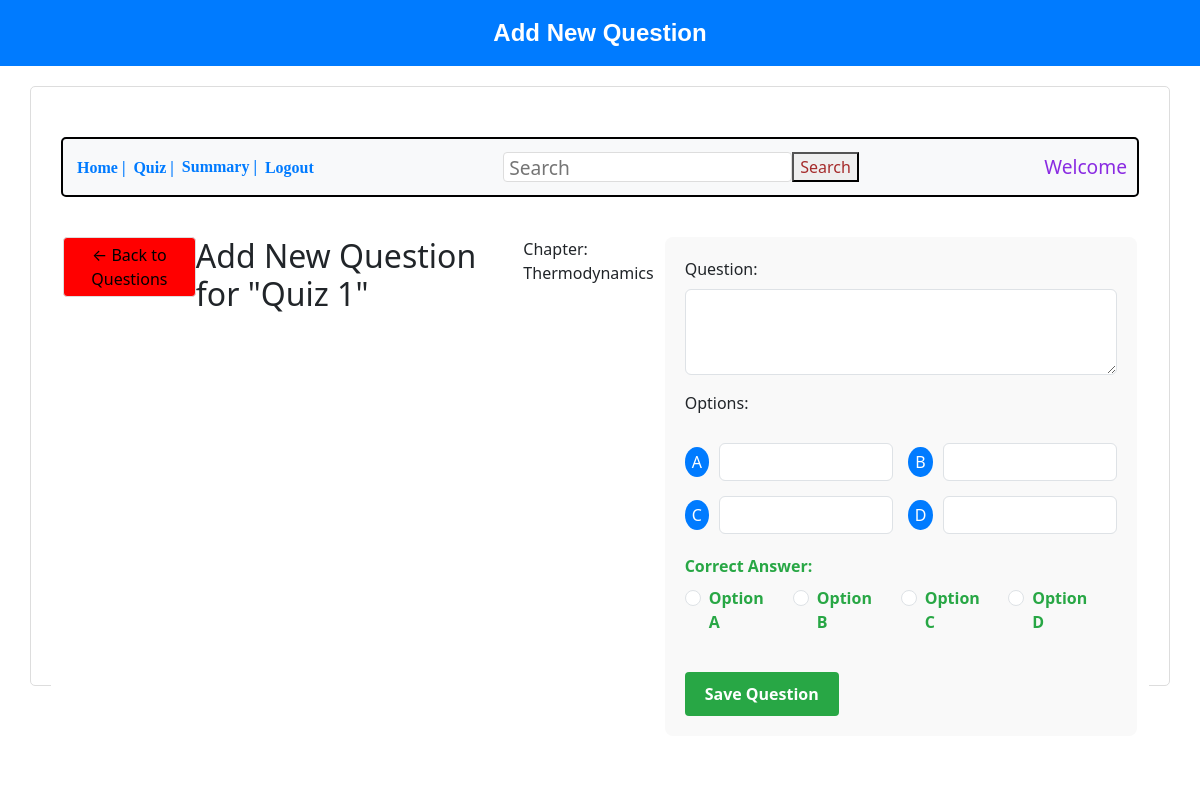
/new-question/1, run on an earlier commit of the app's database.
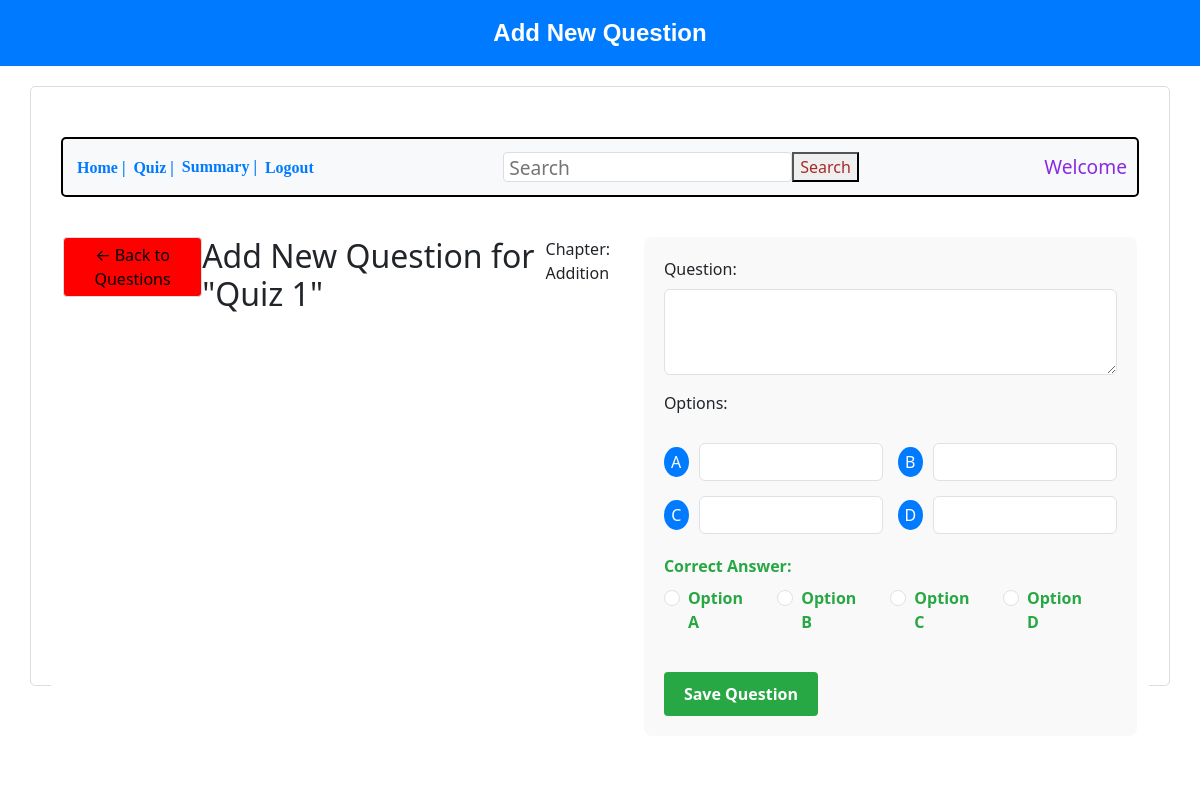
And on a later commit of the database.
### backend/models.py (models this page shows, shortened)
class Chapter(db.Model):
    __tablename__ = "chapters"
    id = db.Column(db.Integer, primary_key=True)
    name = db.Column(db.String, nullable=False)
    desc = db.Column(db.String, nullable=False)
    subject_id = db.Column(db.Integer, db.ForeignKey('subjects.id'), nullable=False)
    questions = db.relationship('Question', backref='chapter', lazy='dynamic')

### backend/controllers.py (the view, shortened to what this page needs)
@app.route("/new-question/<int:quiz_id>", methods=["GET", "POST"])
def new_question(quiz_id):
    quiz = Quiz.query.get_or_404(quiz_id)
    msg = ""
    questions = Question.query.filter_by(quiz_id=quiz_id).all()
    subjects = Subject.query.all()
    return render_template("new-question.html", quiz=quiz, questions=questions, subjects=subjects, msg=msg)

### templates/new-question.html (shortened to what the changed rows need)
<!DOCTYPE html>
<html lang="en">
<head>
    <link rel="stylesheet" href="/static/style.css">
    <link rel="stylesheet" href="https://cdnjs.cloudflare.com/ajax/libs/bootstrap/5.3.2/css/bootstrap.min.css">
</head>
<body>
    <div class="bordertime">
        <div class="container">
            <a href="{{ url_for('manage_questions', quiz_id=quiz.id) }}">
                <button class="back-btn">← Back to Questions</button>
            </a>
            <h2>Add New Question for "{{ quiz.title }}"</h2>
            <p>Chapter: {{ quiz.chapter.name }}</p>
            <form method="POST" action="{{ url_for('new_question', quiz_id=quiz.id) }}" class="question-form">
                <div class="mb-3">
                </div>
                <div class="mb-3">
                </div>
                <div class="mb-3 correct-option">
                </div>
                <button type="submit" class="submit-btn">Save Question</button>
            </form>
        </div>
    </div>
</body>
</html>

What changed in the data, as far as the page shows it:
changed Chapter: chapter.name "Thermodynamics" → "Addition"
